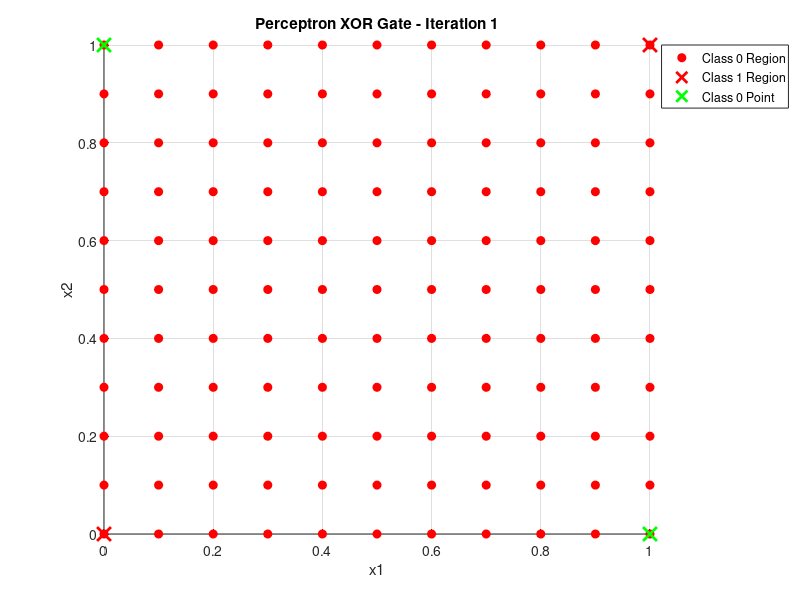
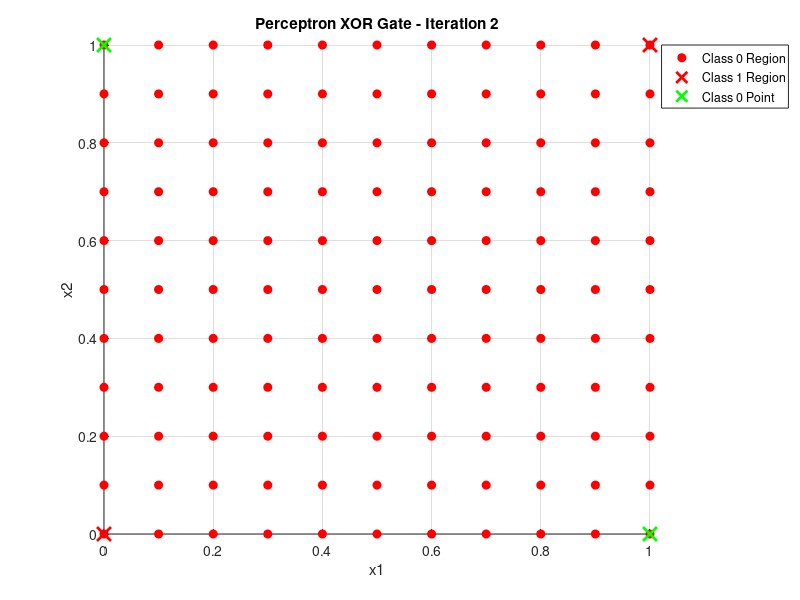
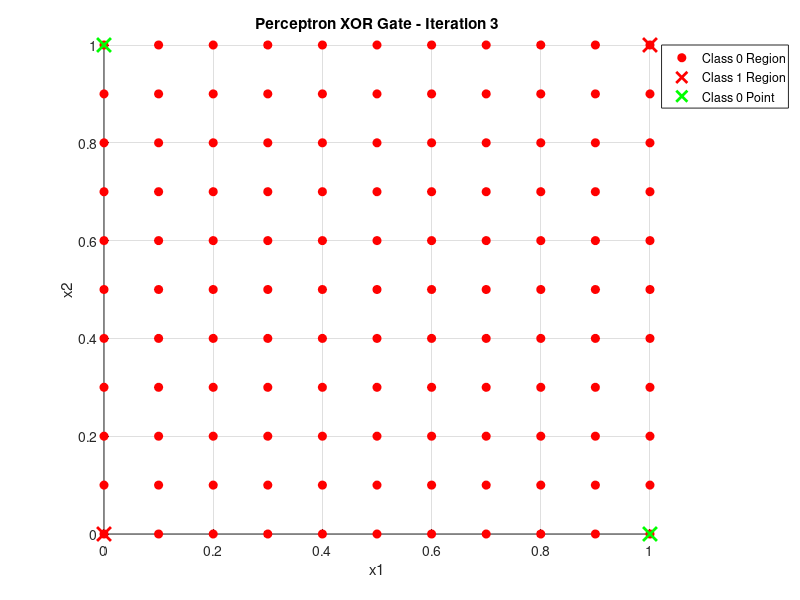
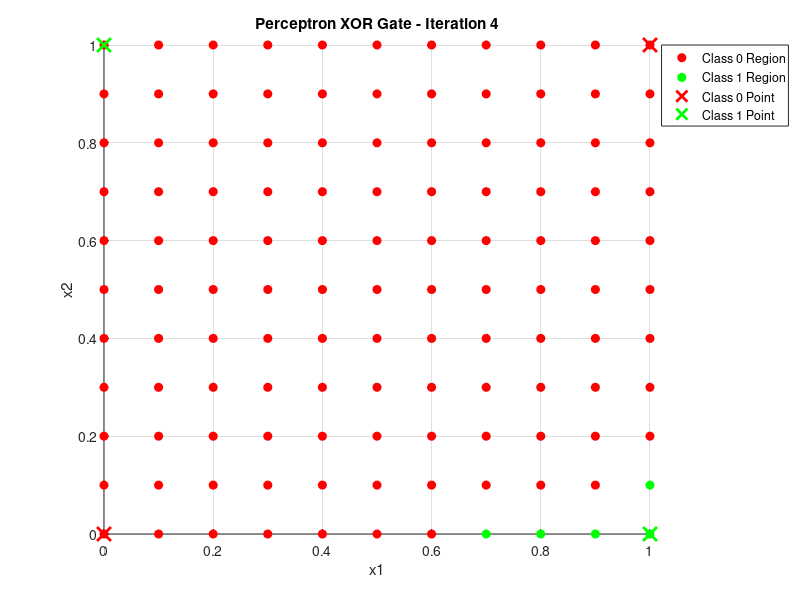

Recreate these plots in MATLAB, in order.
% XOR gate

% Define Inputs
X = [0 0; 0 1; 1 0; 1 1];

% Define outputs for XOR gate
T = [0; 1; 1; 0];

% Add bias to inputs
X = [-ones(4,1) X];

% Initialize weights randomly
W = 2*rand(3, 1) - 1;

% Learning rate
lr = 0.1;

% Limit iterations (XOR won't converge with a single-layer perceptron)
maxIterations = 20;
iteration = 1;

while iteration <= maxIterations
    converged = true;

    % Training loop
    for inputNo = 1:4
        Y = (X(inputNo, :) * W > 0);
        errorValue = T(inputNo) - Y;

        if errorValue ~= 0
            converged = false;
            deltaW = errorValue * X(inputNo, :)';
            W = W + lr * deltaW;
        end
    end

    % Create test set for visualization
    TestSet = zeros(121, 3);
    index = 1;
    for i = 0:0.1:1
        for j = 0:0.1:1
            TestSet(index, :) = [-1, j, i]; % Bias = -1
            index = index + 1;
        end
    end

    TestResult = (TestSet * W) > 0;
    Group0 = find(TestResult == 0);
    Group1 = find(TestResult == 1);

    % Plot in new figure for every iteration
    figure(iteration);
    hold on;
    grid on;

    % Plot regions and store handles
    h0 = plot(TestSet(Group0, 2), TestSet(Group0, 3), 'ro', 'MarkerFaceColor', 'r');
    h1 = plot(TestSet(Group1, 2), TestSet(Group1, 3), 'go', 'MarkerFaceColor', 'g');

    % Initialize plot handles for training points
    h2 = []; h3 = [];

    for i = 1:4
        if T(i) == 0
            h2 = plot(X(i,2), X(i,3), 'rx', 'MarkerSize', 10, 'LineWidth', 2);
        else
            h3 = plot(X(i,2), X(i,3), 'gx', 'MarkerSize', 10, 'LineWidth', 2);
        end
    end

    % Title and axis labels
    title(['Perceptron XOR Gate - Iteration ', num2str(iteration)]);
    xlabel('x1');
    ylabel('x2');
    axis([0 1 0 1]);

    % Use plot handles in the legend
    legend([h0, h1, h2, h3], ...
           {'Class 0 Region', 'Class 1 Region', 'Class 0 Point', 'Class 1 Point'}, ...
           'Location', 'northeastoutside');

    hold off;
    iteration = iteration + 1;
end
